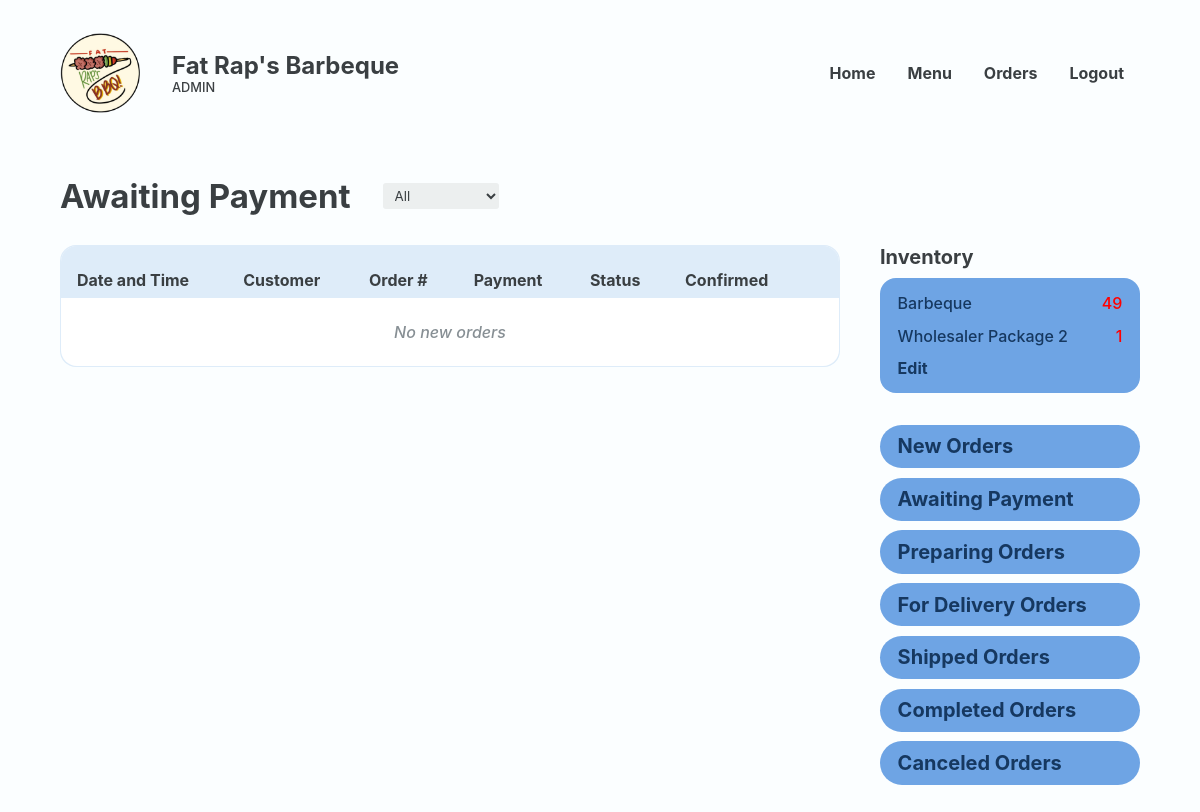
The app's page /Website/admin-awaiting-payment.php (signed in), older data.
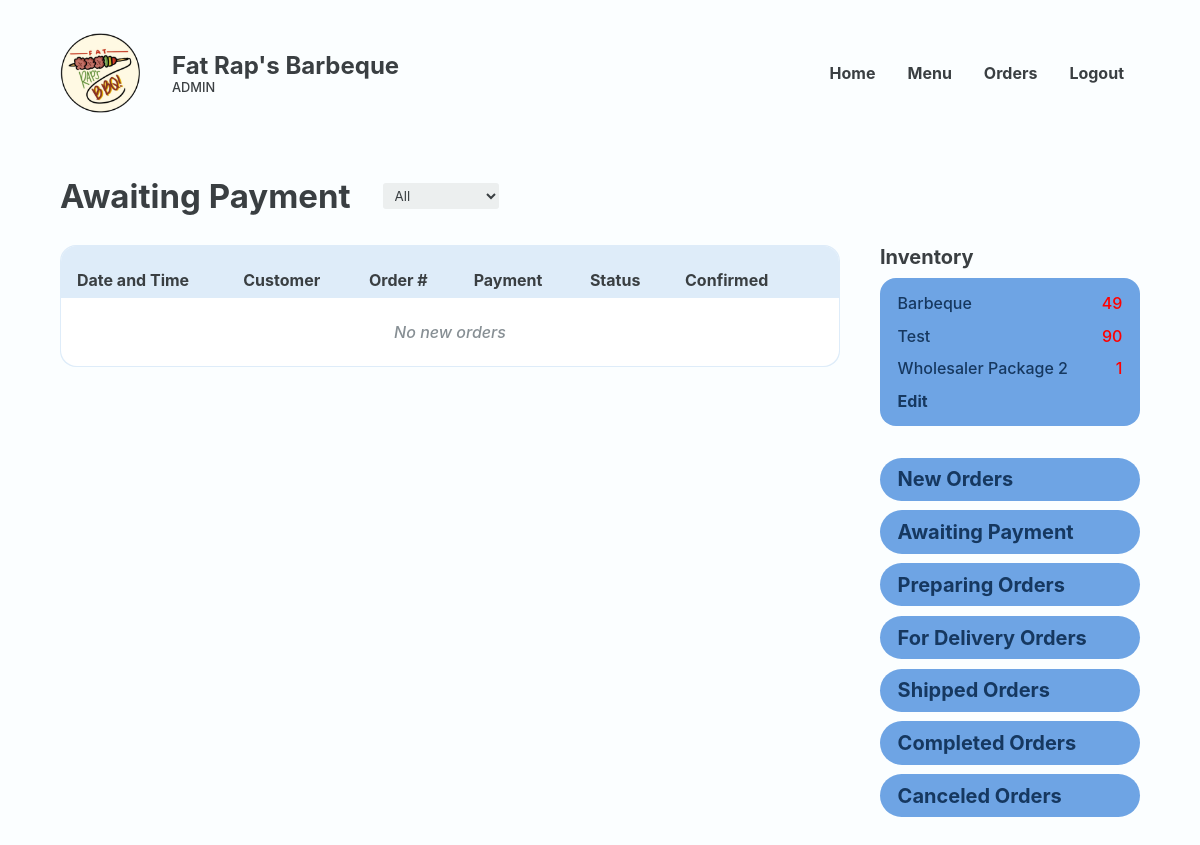
The same page, newer data.
### tables this page shows
CREATE TABLE `food` (
  `FOOD_ID` int(18) UNSIGNED NOT NULL,
  `CTGY_ID` int(18) NOT NULL,
  `FOOD_NAME` varchar(20) NOT NULL,
  `FOOD_PRICE` decimal(10,2) NOT NULL,
  `FOOD_DESC` varchar(50) NOT NULL,
  `FOOD_IMG` varchar(255) NOT NULL,
  `FOOD_STOCK` int(20) NOT NULL,
  `FOOD_ACTIVE` varchar(10) NOT NULL,
  `FOOD_TYPE` varchar(16) NOT NULL
);

### Website/admin-awaiting-payment.php (the view, shortened to what the changed rows need)
<?php
@include 'constants.php';
?>
<!DOCTYPE html>
<html lang="en">
<head>
    <link rel="stylesheet" href="header-styles.css">
    <link rel="stylesheet" href="admin-styles.css">
    <link href='https://unpkg.com/boxicons@2.1.4/css/boxicons.min.css' rel='stylesheet'>
</head>
<body>
    <header class="backend">
        <div class="header-container">
            <div class="website-title">
                <div class="text">
                    <h1>Fat Rap's Barbeque</h1>
                </div>
            </div>
        </div>
    </header>
    <main>
        <section class="section" id="orders-page">
            <div class="container">
                <div class="section-heading row">
                    <h2>Awaiting Payment</h2>
                </div>
                <section class="with-side-menu">
                    <section class="main-section table-wrapper">
                        <table class="alternating">
                            <tr>
                                <th class="header">Date and Time</th>
                                <th class="header">Customer</th>
                                <th class="header">Order #</th>
                                <th class="header">Payment</th>
                                <th class="header">Status</th>
                                <th class="header">Confirmed</th>
                                <th class="header"></th>
                            </tr>
    </table>
        </section>
        <section class="side-menu">
            <div class="group inventory">
                <div class="inventory-box">
                    <?php
                    $sql = "SELECT * FROM food WHERE FOOD_STOCK < 100";
                    $res = mysqli_query($conn, $sql);
                    $count = mysqli_num_rows($res);
                    if ($count > 0) {
                        while ($row = mysqli_fetch_assoc($res)) {
                            $FOOD_NAME = $row['FOOD_NAME'];
                            $FOOD_STOCK = $row['FOOD_STOCK'];
                    ?>
                            <div class="inline">
                                <p><?php echo $FOOD_NAME ?></p>
                                <span class="<?php echo ($FOOD_STOCK < 100) ? 'red-text' : ''; ?>">
                                    <p><?php echo $FOOD_STOCK ?></p>
                                </span>
                            </div>
                    <?php
                        }
                    }
                    ?>
                </div>
            </div>
        </section>
        </section>
        </div>
        </section>
    </main>
</body>
</html>

Row changes from the older to the newer data that the page shows:
now on this page (row edited): food: FOOD_NAME "Test", FOOD_STOCK "90"
